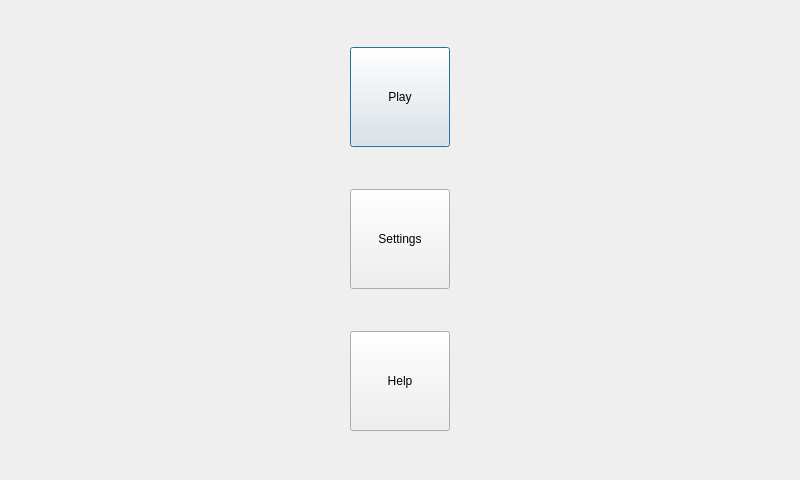
<?xml version="1.0" encoding="UTF-8"?>
<ui version="4.0">
 <class>MainDialog</class>
 <widget class="QDialog" name="MainDialog">
  <property name="geometry">
   <rect>
    <x>0</x>
    <y>0</y>
    <width>800</width>
    <height>480</height>
   </rect>
  </property>
  <property name="windowTitle">
   <string>MainDialog</string>
  </property>
  <layout class="QGridLayout" name="gridLayout">
   <item row="0" column="0">
    <widget class="QPushButton" name="pb_play">
     <property name="minimumSize">
      <size>
       <width>100</width>
       <height>100</height>
      </size>
     </property>
     <property name="maximumSize">
      <size>
       <width>100</width>
       <height>100</height>
      </size>
     </property>
     <property name="text">
      <string>Play</string>
     </property>
    </widget>
   </item>
   <item row="1" column="0">
    <widget class="QPushButton" name="pb_settings">
     <property name="minimumSize">
      <size>
       <width>100</width>
       <height>100</height>
      </size>
     </property>
     <property name="maximumSize">
      <size>
       <width>100</width>
       <height>100</height>
      </size>
     </property>
     <property name="text">
      <string>Settings</string>
     </property>
    </widget>
   </item>
   <item row="2" column="0">
    <widget class="QPushButton" name="pb_help">
     <property name="minimumSize">
      <size>
       <width>100</width>
       <height>100</height>
      </size>
     </property>
     <property name="maximumSize">
      <size>
       <width>100</width>
       <height>100</height>
      </size>
     </property>
     <property name="text">
      <string>Help</string>
     </property>
    </widget>
   </item>
  </layout>
 </widget>
 <layoutdefault spacing="6" margin="11"/>
 <resources/>
 <connections/>
</ui>
